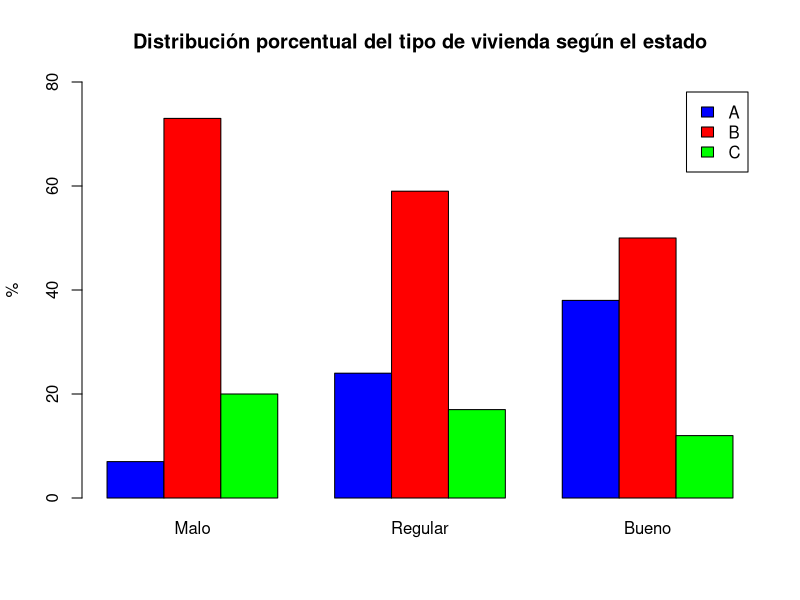
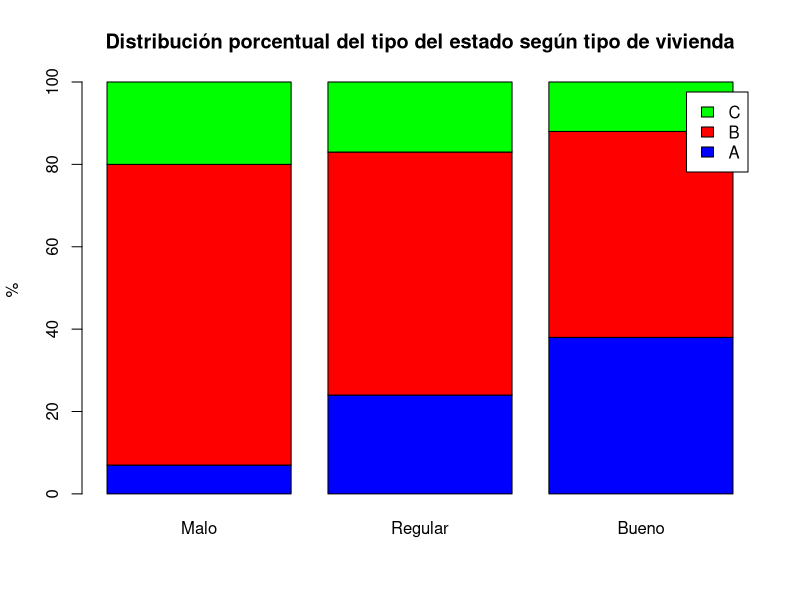
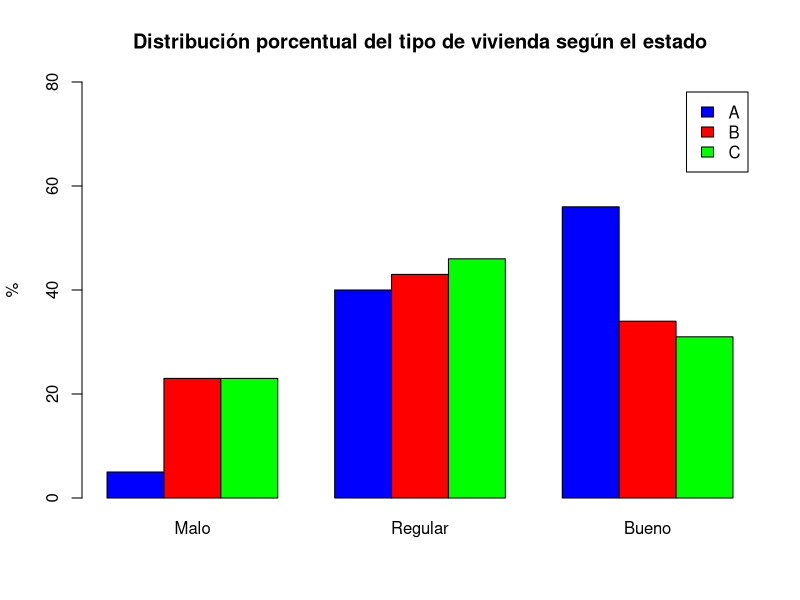
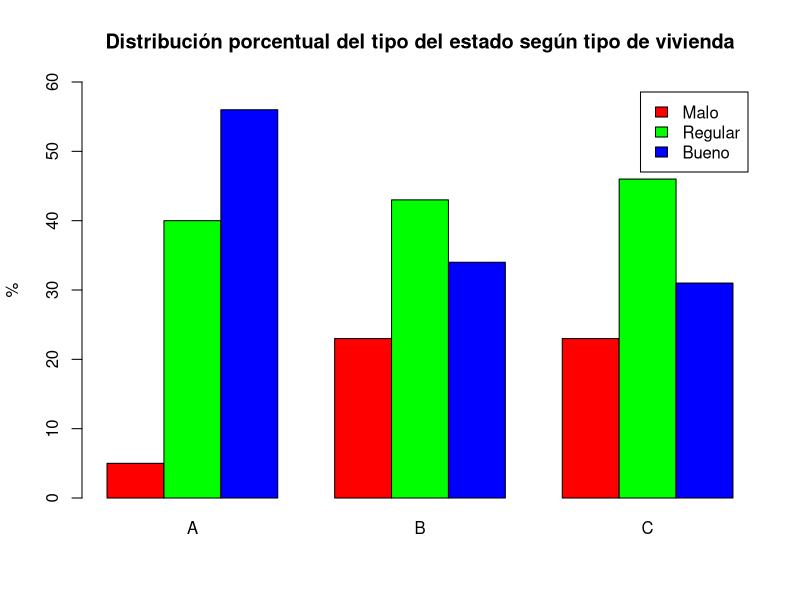
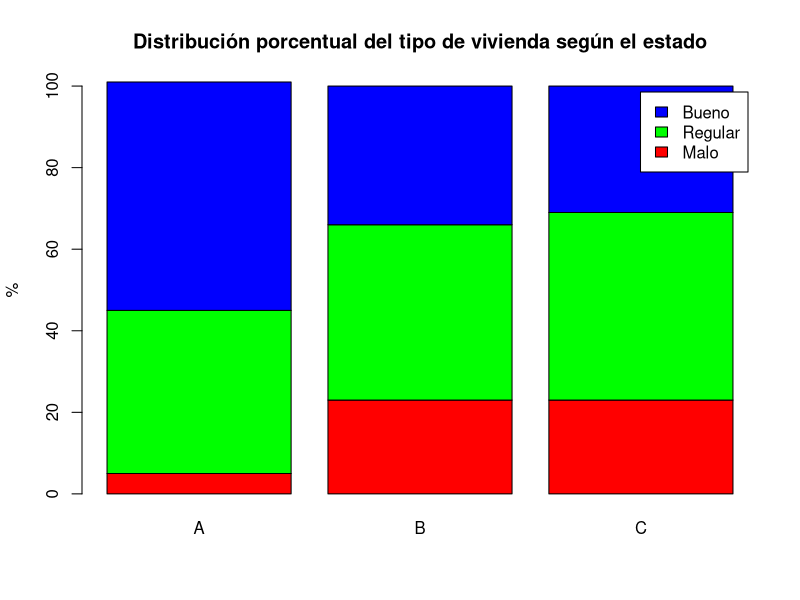
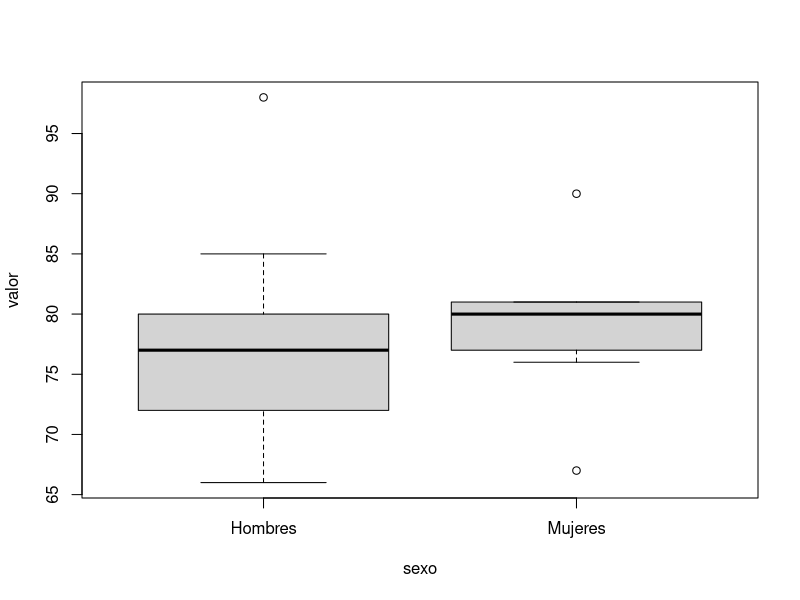
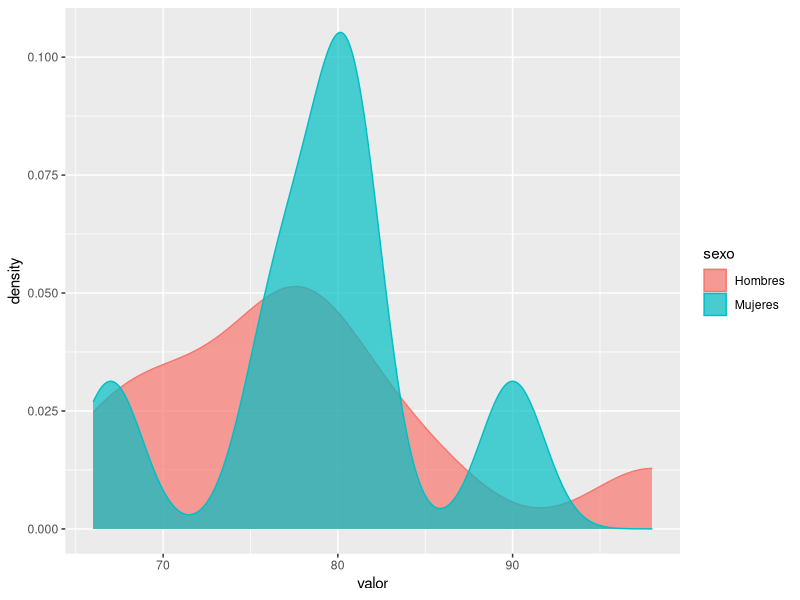
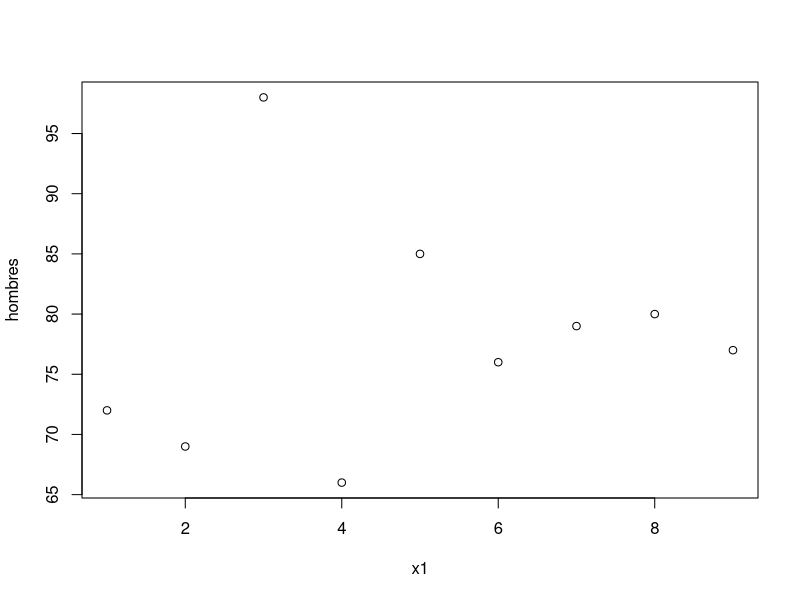

R code for these plots, in order:
##############  PAQUETES  ############## 
#install.packages("readxl") #para leer archivos excel
#install.packages("psych") 
#install.packages("ggplot2") 
install.packages("openxlsx") #para exportar a excel
#install.packages("gridExtra")

setwd("d:/dev/Estadistica")

######## DOS VARIABLES CATEGÓRICAS ########

#### Crear data frame ####

datos <- matrix(c(2,22,6,17,41,12,24,32,8),3,3)
colnames(datos)=c("Malo","Regular","Bueno")
rownames(datos)=c("A","B","C")

base1 <- as.data.frame(datos)
attach(base1)

#### Distribucion porcentual del Tipo y Estado(Malo, Regular, Bueno) ####
tabla <- as.table(datos)
t1 <- round(prop.table(tabla)*100,0)
addmargins(t1)

#### Distribucion porcentual del Tipo, según Estado(Malo, Regular, Bueno) ####
t2 <- round(prop.table(tabla, margin = 2)*100,0) #número 2,  con respecto a las columnas
addmargins(t2,1) 

#### Distribucion porcentual del Estado(Malo, Regular, Bueno), según Tipo ####
t3 <- round(prop.table(tabla,1)*100,0)   #número 1, con respecto a las filas
addmargins(t3,2)  



#### GRÁFICOS #### 
barplot(t2,
        col=c("blue","red","green"), 
        main="Distribución porcentual del tipo de vivienda según el estado", 
        ylab="%",
        legend.text=rownames(t2),
        beside=TRUE,
        ylim=c(0,80))

barplot(t2,
        col=c("blue","red","green"), 
        main="Distribución porcentual del tipo del estado según tipo de vivienda", 
        ylab="%",
        legend.text=rownames(t2))


#ojo!!! el gráfico que queremos llegar (el de la presentacion) no es igual
barplot(t3,
        col=c("blue","red","green"), 
        main="Distribución porcentual del tipo de vivienda según el estado", 
        ylab="%",
        legend.text=rownames(t2),
        beside=TRUE,
        ylim=c(0,80))

t4 <- t(as.matrix(t3)) #para invertir los ejes al graficar
barplot(t4,
        col=rainbow(3), 
        main="Distribución porcentual del tipo del estado según tipo de vivienda", 
        ylab="%",
        legend.text=rownames(t4),
        beside=TRUE,
        ylim=c(0,60))

barplot(t4,
        col=rainbow(3), 
        main="Distribución porcentual del tipo de vivienda según el estado", 
        ylab="%",
        legend.text=rownames(t4))


######## DOS VARIABLES CONTINUAS ########
base2 <- readxl::read_excel("Base_ejemplo__Bivariada.xlsx", sheet = "parte2") 
attach(base2)

#Edad
mean(Edad)  # media
sd(Edad)    # desviación estándar
sd(Edad)/mean(Edad)  # coeficiente de variación

#Colesterol
mean(Colesterol)  # media
sd(Colesterol)    # desviación estándar
sd(Colesterol)/mean(Colesterol)  # coeficiente de variación

library(psych)
psych::describeBy(Edad) 
psych::describeBy(Colesterol) 


######## UNA VARIABLE CONTINUA Y UNA CATEGÓRICA ########
hombres <- c(72,69,98,66,85,76,79,80,77) #vector con 9 elementos
mujeres <- c(81,67,90,78,81,80,76) #vector con 7 elementos

resultado_hombre <- summary(hombres) 
resultado_mujeres <- summary(mujeres) 
resultado_hombre
resultado_mujeres

#un recordatorio para guardar tablas
#write.xlsx(resultado_hombre, "Resultado.xlsx",sheetName = "Hombres") #en xlsx
#write.xlsx(resultado_mujeres, "Resultado.xlsx",sheetName = "Mujeres") #en xlsx

#GRÁFICOS
grupos <- rep(c("Hombres", "Mujeres"), c(9, 7)) #rep(): repite elementos
datos2 <- data.frame(grupos, c(hombres, mujeres))
colnames(datos2) <- c("sexo", "valor")
attach(datos2)
boxplot(valor~sexo)

library(ggplot2) 
ggplot(datos2, aes(x = valor, color = sexo, fill = sexo)) + 
  geom_density(alpha=0.7)   # gráfico de densidades; alpha, transparencia


#grafico de puntos
x1<-seq(1,9,1)
x2<-seq(1,7,1)
p1<-plot(x1,hombres)
p2<-plot(x2,mujeres)

par(mfrow=c(1,2))
p1<-plot(x1,hombres)
p2<-plot(x2,mujeres)
